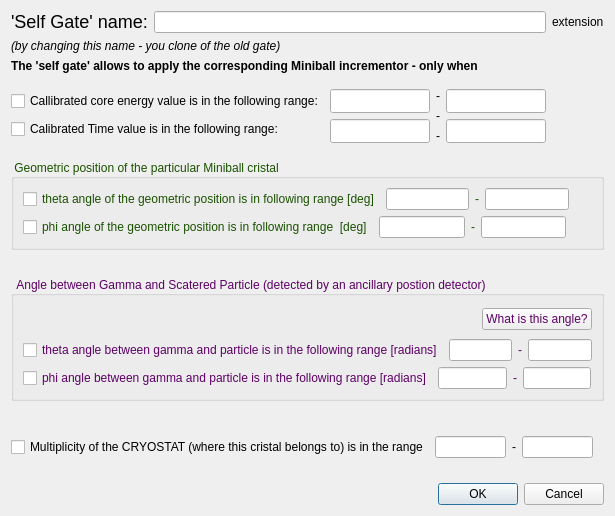
<?xml version="1.0" encoding="UTF-8"?>
<ui version="4.0">
 <class>T4selfgate_miniball_dlg</class>
 <widget class="QDialog" name="T4selfgate_miniball_dlg">
  <property name="geometry">
   <rect>
    <x>0</x>
    <y>0</y>
    <width>615</width>
    <height>516</height>
   </rect>
  </property>
  <property name="windowTitle">
   <string>Selfgate for MINIBALL incrementers</string>
  </property>
  <layout class="QVBoxLayout" name="verticalLayout_3">
   <item>
    <layout class="QHBoxLayout">
     <item>
      <widget class="QLabel" name="textLabel1_2">
       <property name="sizePolicy">
        <sizepolicy hsizetype="Preferred" vsizetype="Maximum">
         <horstretch>0</horstretch>
         <verstretch>0</verstretch>
        </sizepolicy>
       </property>
       <property name="text">
        <string>&lt;html&gt;&lt;head/&gt;&lt;body&gt;&lt;p&gt;&lt;span style=&quot; font-size:x-large;&quot;&gt;'Self Gate'  name:&lt;/span&gt;&lt;/p&gt;&lt;/body&gt;&lt;/html&gt;</string>
       </property>
       <property name="alignment">
        <set>Qt::AlignVCenter</set>
       </property>
       <property name="wordWrap">
        <bool>false</bool>
       </property>
      </widget>
     </item>
     <item>
      <widget class="QLineEdit" name="lineEdit_name">
       <property name="alignment">
        <set>Qt::AlignRight|Qt::AlignTrailing|Qt::AlignVCenter</set>
       </property>
      </widget>
     </item>
     <item>
      <widget class="QLabel" name="label_extension">
       <property name="text">
        <string>extension</string>
       </property>
      </widget>
     </item>
    </layout>
   </item>
   <item>
    <widget class="QLabel" name="textLabel2">
     <property name="text">
      <string>&lt;i&gt;(by changing this name - you clone of the old gate)&lt;/i&gt;</string>
     </property>
     <property name="alignment">
      <set>Qt::AlignVCenter</set>
     </property>
     <property name="wordWrap">
      <bool>false</bool>
     </property>
    </widget>
   </item>
   <item>
    <spacer name="spacer7">
     <property name="orientation">
      <enum>Qt::Vertical</enum>
     </property>
     <property name="sizeType">
      <enum>QSizePolicy::Expanding</enum>
     </property>
     <property name="sizeHint" stdset="0">
      <size>
       <width>20</width>
       <height>21</height>
      </size>
     </property>
    </spacer>
   </item>
   <item>
    <widget class="QLabel" name="textLabel_invocation">
     <property name="text">
      <string>&lt;html&gt;&lt;head/&gt;&lt;body&gt;&lt;p&gt;&lt;span style=&quot; font-weight:600;&quot;&gt;The 'self gate' allows to apply  the corresponding Miniball incrementor - only when&lt;/span&gt;&lt;/p&gt;&lt;/body&gt;&lt;/html&gt;</string>
     </property>
     <property name="alignment">
      <set>Qt::AlignVCenter</set>
     </property>
     <property name="wordWrap">
      <bool>false</bool>
     </property>
    </widget>
   </item>
   <item>
    <spacer name="spacer5">
     <property name="orientation">
      <enum>Qt::Vertical</enum>
     </property>
     <property name="sizeType">
      <enum>QSizePolicy::Expanding</enum>
     </property>
     <property name="sizeHint" stdset="0">
      <size>
       <width>20</width>
       <height>30</height>
      </size>
     </property>
    </spacer>
   </item>
   <item>
    <layout class="QHBoxLayout" name="_5">
     <item>
      <layout class="QGridLayout" name="_6">
       <item row="0" column="0">
        <widget class="QCheckBox" name="checkBox_core_energy">
         <property name="text">
          <string>Callibrated core energy value is in the following range:</string>
         </property>
        </widget>
       </item>
       <item row="2" column="0">
        <widget class="QCheckBox" name="checkBox_time">
         <property name="text">
          <string>Calibrated Time value is in the following range:</string>
         </property>
        </widget>
       </item>
      </layout>
     </item>
     <item>
      <layout class="QGridLayout" name="_7">
       <item row="0" column="0">
        <layout class="QVBoxLayout" name="_8">
         <item>
          <widget class="QLineEdit" name="lineEdit_core_energy_low">
           <property name="maximumSize">
            <size>
             <width>100</width>
             <height>32767</height>
            </size>
           </property>
          </widget>
         </item>
         <item>
          <widget class="QLineEdit" name="lineEdit_time_low">
           <property name="sizePolicy">
            <sizepolicy hsizetype="Maximum" vsizetype="Fixed">
             <horstretch>0</horstretch>
             <verstretch>0</verstretch>
            </sizepolicy>
           </property>
           <property name="maximumSize">
            <size>
             <width>100</width>
             <height>32767</height>
            </size>
           </property>
          </widget>
         </item>
        </layout>
       </item>
       <item row="0" column="2">
        <layout class="QVBoxLayout" name="_9">
         <item>
          <widget class="QLineEdit" name="lineEdit_core_energy_high">
           <property name="enabled">
            <bool>true</bool>
           </property>
           <property name="maximumSize">
            <size>
             <width>100</width>
             <height>32767</height>
            </size>
           </property>
          </widget>
         </item>
         <item>
          <widget class="QLineEdit" name="lineEdit_time_high">
           <property name="sizePolicy">
            <sizepolicy hsizetype="Preferred" vsizetype="Fixed">
             <horstretch>0</horstretch>
             <verstretch>0</verstretch>
            </sizepolicy>
           </property>
           <property name="maximumSize">
            <size>
             <width>100</width>
             <height>32767</height>
            </size>
           </property>
          </widget>
         </item>
        </layout>
       </item>
       <item row="0" column="1">
        <layout class="QVBoxLayout" name="_10">
         <item>
          <widget class="QLabel" name="textLabel1_2_3_4">
           <property name="text">
            <string>-</string>
           </property>
           <property name="wordWrap">
            <bool>false</bool>
           </property>
          </widget>
         </item>
         <item>
          <widget class="QLabel" name="textLabel1_2_3_4_2">
           <property name="text">
            <string>-</string>
           </property>
           <property name="wordWrap">
            <bool>false</bool>
           </property>
          </widget>
         </item>
         <item>
          <widget class="QLabel" name="textLabel1_2_3">
           <property name="text">
            <string>-</string>
           </property>
           <property name="wordWrap">
            <bool>false</bool>
           </property>
          </widget>
         </item>
        </layout>
       </item>
       <item row="0" column="3">
        <spacer name="horizontalSpacer">
         <property name="orientation">
          <enum>Qt::Horizontal</enum>
         </property>
         <property name="sizeHint" stdset="0">
          <size>
           <width>40</width>
           <height>20</height>
          </size>
         </property>
        </spacer>
       </item>
      </layout>
     </item>
    </layout>
   </item>
   <item>
    <spacer name="spacer9">
     <property name="orientation">
      <enum>Qt::Vertical</enum>
     </property>
     <property name="sizeType">
      <enum>QSizePolicy::Expanding</enum>
     </property>
     <property name="sizeHint" stdset="0">
      <size>
       <width>20</width>
       <height>31</height>
      </size>
     </property>
    </spacer>
   </item>
   <item>
    <widget class="QGroupBox" name="groupBox">
     <property name="styleSheet">
      <string notr="true">color: rgb(26, 81, 0);</string>
     </property>
     <property name="title">
      <string>Geometric position of the particular Miniball cristal</string>
     </property>
     <layout class="QVBoxLayout" name="verticalLayout">
      <item>
       <layout class="QHBoxLayout" name="_19">
        <item>
         <widget class="QCheckBox" name="checkBox_geom_theta">
          <property name="text">
           <string>theta angle of the geometric position is in following range [deg]</string>
          </property>
         </widget>
        </item>
        <item>
         <layout class="QHBoxLayout" name="_20">
          <item>
           <widget class="QLineEdit" name="lineEdit_geom_theta_low">
            <property name="sizePolicy">
             <sizepolicy hsizetype="Preferred" vsizetype="Fixed">
              <horstretch>0</horstretch>
              <verstretch>0</verstretch>
             </sizepolicy>
            </property>
            <property name="maximumSize">
             <size>
              <width>100</width>
              <height>32767</height>
             </size>
            </property>
           </widget>
          </item>
          <item>
           <widget class="QLabel" name="textLabel1_2_3_2">
            <property name="text">
             <string>-</string>
            </property>
            <property name="wordWrap">
             <bool>false</bool>
            </property>
           </widget>
          </item>
          <item>
           <widget class="QLineEdit" name="lineEdit_geom_theta_high">
            <property name="maximumSize">
             <size>
              <width>100</width>
              <height>32767</height>
             </size>
            </property>
           </widget>
          </item>
          <item>
           <spacer name="horizontalSpacer_2">
            <property name="orientation">
             <enum>Qt::Horizontal</enum>
            </property>
            <property name="sizeHint" stdset="0">
             <size>
              <width>40</width>
              <height>20</height>
             </size>
            </property>
           </spacer>
          </item>
         </layout>
        </item>
       </layout>
      </item>
      <item>
       <layout class="QHBoxLayout" name="_17">
        <item>
         <widget class="QCheckBox" name="checkBox_geom_phi">
          <property name="text">
           <string>phi angle of the geometric position is in following range  [deg]</string>
          </property>
         </widget>
        </item>
        <item>
         <layout class="QHBoxLayout" name="_18">
          <item>
           <widget class="QLineEdit" name="lineEdit_geom_phi_low">
            <property name="maximumSize">
             <size>
              <width>100</width>
              <height>32767</height>
             </size>
            </property>
           </widget>
          </item>
          <item>
           <widget class="QLabel" name="textLabel1_2_3_2_2">
            <property name="text">
             <string>-</string>
            </property>
            <property name="wordWrap">
             <bool>false</bool>
            </property>
           </widget>
          </item>
          <item>
           <widget class="QLineEdit" name="lineEdit_geom_phi_high">
            <property name="maximumSize">
             <size>
              <width>100</width>
              <height>32767</height>
             </size>
            </property>
           </widget>
          </item>
          <item>
           <spacer name="horizontalSpacer_3">
            <property name="orientation">
             <enum>Qt::Horizontal</enum>
            </property>
            <property name="sizeHint" stdset="0">
             <size>
              <width>40</width>
              <height>20</height>
             </size>
            </property>
           </spacer>
          </item>
         </layout>
        </item>
       </layout>
      </item>
     </layout>
    </widget>
   </item>
   <item>
    <spacer name="spacer11">
     <property name="orientation">
      <enum>Qt::Vertical</enum>
     </property>
     <property name="sizeType">
      <enum>QSizePolicy::Expanding</enum>
     </property>
     <property name="sizeHint" stdset="0">
      <size>
       <width>21</width>
       <height>41</height>
      </size>
     </property>
    </spacer>
   </item>
   <item>
    <widget class="QGroupBox" name="groupBox_2">
     <property name="styleSheet">
      <string notr="true">color: rgb(93, 0, 102);</string>
     </property>
     <property name="title">
      <string>Angle between Gamma and Scatered Particle (detected by an ancillary postion detector)</string>
     </property>
     <layout class="QVBoxLayout" name="verticalLayout_2">
      <item>
       <layout class="QHBoxLayout" name="horizontalLayout">
        <item>
         <spacer name="spacer4">
          <property name="orientation">
           <enum>Qt::Horizontal</enum>
          </property>
          <property name="sizeType">
           <enum>QSizePolicy::Expanding</enum>
          </property>
          <property name="sizeHint" stdset="0">
           <size>
            <width>478</width>
            <height>28</height>
           </size>
          </property>
         </spacer>
        </item>
        <item>
         <widget class="QPushButton" name="pushButton_angle_picture">
          <property name="enabled">
           <bool>true</bool>
          </property>
          <property name="text">
           <string>What is this angle?</string>
          </property>
         </widget>
        </item>
       </layout>
      </item>
      <item>
       <layout class="QHBoxLayout" name="_14">
        <item>
         <widget class="QCheckBox" name="checkBox_gp_theta">
          <property name="text">
           <string>theta angle between gamma and particle is in the following range [radians]</string>
          </property>
         </widget>
        </item>
        <item>
         <layout class="QHBoxLayout" name="_15">
          <item>
           <widget class="QLineEdit" name="lineEdit_gp_theta_low">
            <property name="acceptDrops">
             <bool>true</bool>
            </property>
           </widget>
          </item>
          <item>
           <widget class="QLabel" name="textLabel1_2_3_2_3">
            <property name="text">
             <string>-</string>
            </property>
            <property name="wordWrap">
             <bool>false</bool>
            </property>
           </widget>
          </item>
          <item>
           <widget class="QLineEdit" name="lineEdit_gp_theta_high"/>
          </item>
          <item>
           <spacer name="horizontalSpacer_4">
            <property name="orientation">
             <enum>Qt::Horizontal</enum>
            </property>
            <property name="sizeHint" stdset="0">
             <size>
              <width>40</width>
              <height>20</height>
             </size>
            </property>
           </spacer>
          </item>
         </layout>
        </item>
       </layout>
      </item>
      <item>
       <layout class="QHBoxLayout" name="_12">
        <item>
         <widget class="QCheckBox" name="checkBox_gp_phi">
          <property name="text">
           <string>phi angle between gamma and particle is in the following range [radians]</string>
          </property>
         </widget>
        </item>
        <item>
         <layout class="QHBoxLayout" name="_13">
          <item>
           <widget class="QLineEdit" name="lineEdit_gp_phi_low"/>
          </item>
          <item>
           <widget class="QLabel" name="textLabel1_2_3_2_2_2">
            <property name="text">
             <string>-</string>
            </property>
            <property name="wordWrap">
             <bool>false</bool>
            </property>
           </widget>
          </item>
          <item>
           <widget class="QLineEdit" name="lineEdit_gp_phi_high"/>
          </item>
          <item>
           <spacer name="horizontalSpacer_5">
            <property name="orientation">
             <enum>Qt::Horizontal</enum>
            </property>
            <property name="sizeHint" stdset="0">
             <size>
              <width>40</width>
              <height>20</height>
             </size>
            </property>
           </spacer>
          </item>
         </layout>
        </item>
       </layout>
      </item>
     </layout>
    </widget>
   </item>
   <item>
    <spacer name="spacer6">
     <property name="orientation">
      <enum>Qt::Vertical</enum>
     </property>
     <property name="sizeType">
      <enum>QSizePolicy::Expanding</enum>
     </property>
     <property name="sizeHint" stdset="0">
      <size>
       <width>21</width>
       <height>49</height>
      </size>
     </property>
    </spacer>
   </item>
   <item>
    <layout class="QHBoxLayout" name="_2">
     <item>
      <widget class="QCheckBox" name="checkBox_mult">
       <property name="enabled">
        <bool>true</bool>
       </property>
       <property name="text">
        <string>Multiplicity of the CRYOSTAT (where this cristal belongs to) is in the range</string>
       </property>
      </widget>
     </item>
     <item>
      <layout class="QHBoxLayout" name="_3">
       <item>
        <widget class="QLineEdit" name="lineEdit_clus_mult_low">
         <property name="maximumSize">
          <size>
           <width>100</width>
           <height>32767</height>
          </size>
         </property>
        </widget>
       </item>
       <item>
        <widget class="QLabel" name="textLabel1_2_3_4_3">
         <property name="text">
          <string>-</string>
         </property>
         <property name="wordWrap">
          <bool>false</bool>
         </property>
        </widget>
       </item>
       <item>
        <widget class="QLineEdit" name="lineEdit_clus_mult_high">
         <property name="enabled">
          <bool>true</bool>
         </property>
         <property name="maximumSize">
          <size>
           <width>100</width>
           <height>32767</height>
          </size>
         </property>
        </widget>
       </item>
       <item>
        <spacer name="horizontalSpacer_6">
         <property name="orientation">
          <enum>Qt::Horizontal</enum>
         </property>
         <property name="sizeHint" stdset="0">
          <size>
           <width>40</width>
           <height>20</height>
          </size>
         </property>
        </spacer>
       </item>
      </layout>
     </item>
    </layout>
   </item>
   <item>
    <spacer name="verticalSpacer">
     <property name="orientation">
      <enum>Qt::Vertical</enum>
     </property>
     <property name="sizeHint" stdset="0">
      <size>
       <width>20</width>
       <height>40</height>
      </size>
     </property>
    </spacer>
   </item>
   <item>
    <widget class="QDialogButtonBox" name="buttonBox">
     <property name="orientation">
      <enum>Qt::Horizontal</enum>
     </property>
     <property name="standardButtons">
      <set>QDialogButtonBox::Cancel|QDialogButtonBox::Ok</set>
     </property>
    </widget>
   </item>
  </layout>
 </widget>
 <resources/>
 <connections>
  <connection>
   <sender>buttonBox</sender>
   <signal>accepted()</signal>
   <receiver>T4selfgate_miniball_dlg</receiver>
   <slot>accept()</slot>
   <hints>
    <hint type="sourcelabel">
     <x>248</x>
     <y>254</y>
    </hint>
    <hint type="destinationlabel">
     <x>157</x>
     <y>274</y>
    </hint>
   </hints>
  </connection>
  <connection>
   <sender>buttonBox</sender>
   <signal>rejected()</signal>
   <receiver>T4selfgate_miniball_dlg</receiver>
   <slot>reject()</slot>
   <hints>
    <hint type="sourcelabel">
     <x>316</x>
     <y>260</y>
    </hint>
    <hint type="destinationlabel">
     <x>286</x>
     <y>274</y>
    </hint>
   </hints>
  </connection>
 </connections>
</ui>
